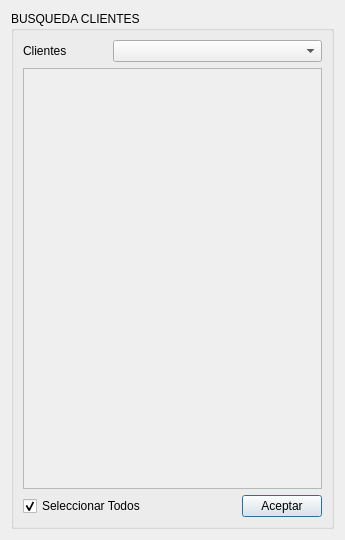
<?xml version="1.0" encoding="UTF-8"?>
<ui version="4.0">
 <class>FormBuscarDesg</class>
 <widget class="QDialog" name="FormBuscarDesg">
  <property name="geometry">
   <rect>
    <x>0</x>
    <y>0</y>
    <width>345</width>
    <height>540</height>
   </rect>
  </property>
  <property name="windowTitle">
   <string>Buscar Cliente</string>
  </property>
  <layout class="QGridLayout" name="gridLayout">
   <item row="0" column="0">
    <widget class="QGroupBox" name="groupBox">
     <property name="title">
      <string>BUSQUEDA CLIENTES</string>
     </property>
     <layout class="QVBoxLayout" name="verticalLayout">
      <item>
       <layout class="QHBoxLayout" name="horizontalLayout">
        <item>
         <widget class="QLabel" name="label">
          <property name="sizePolicy">
           <sizepolicy hsizetype="Maximum" vsizetype="Preferred">
            <horstretch>0</horstretch>
            <verstretch>0</verstretch>
           </sizepolicy>
          </property>
          <property name="minimumSize">
           <size>
            <width>0</width>
            <height>0</height>
           </size>
          </property>
          <property name="text">
           <string>Clientes</string>
          </property>
         </widget>
        </item>
        <item>
         <spacer name="horizontalSpacer_2">
          <property name="orientation">
           <enum>Qt::Horizontal</enum>
          </property>
          <property name="sizeHint" stdset="0">
           <size>
            <width>40</width>
            <height>20</height>
           </size>
          </property>
         </spacer>
        </item>
        <item>
         <widget class="QComboBox" name="comboBoxCliente">
          <property name="sizePolicy">
           <sizepolicy hsizetype="Preferred" vsizetype="Minimum">
            <horstretch>1</horstretch>
            <verstretch>0</verstretch>
           </sizepolicy>
          </property>
         </widget>
        </item>
       </layout>
      </item>
      <item>
       <widget class="QScrollArea" name="scrollArea">
        <property name="sizePolicy">
         <sizepolicy hsizetype="Expanding" vsizetype="Expanding">
          <horstretch>0</horstretch>
          <verstretch>0</verstretch>
         </sizepolicy>
        </property>
        <property name="widgetResizable">
         <bool>true</bool>
        </property>
        <widget class="QWidget" name="scrollAreaWidgetContents">
         <property name="geometry">
          <rect>
           <x>0</x>
           <y>0</y>
           <width>305</width>
           <height>428</height>
          </rect>
         </property>
        </widget>
       </widget>
      </item>
      <item>
       <layout class="QHBoxLayout" name="horizontalLayout_2">
        <item>
         <widget class="QCheckBox" name="checkBoxTodos">
          <property name="text">
           <string>Seleccionar Todos</string>
          </property>
          <property name="checked">
           <bool>true</bool>
          </property>
         </widget>
        </item>
        <item>
         <spacer name="horizontalSpacer">
          <property name="orientation">
           <enum>Qt::Horizontal</enum>
          </property>
          <property name="sizeHint" stdset="0">
           <size>
            <width>40</width>
            <height>20</height>
           </size>
          </property>
         </spacer>
        </item>
        <item>
         <widget class="QPushButton" name="buttonSalir">
          <property name="text">
           <string>Aceptar</string>
          </property>
         </widget>
        </item>
       </layout>
      </item>
     </layout>
    </widget>
   </item>
  </layout>
 </widget>
 <resources/>
 <connections/>
</ui>
